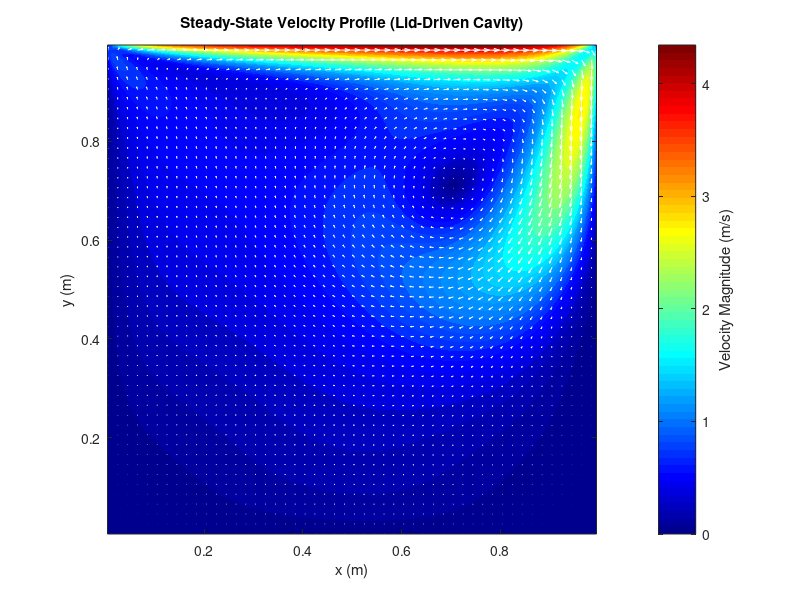
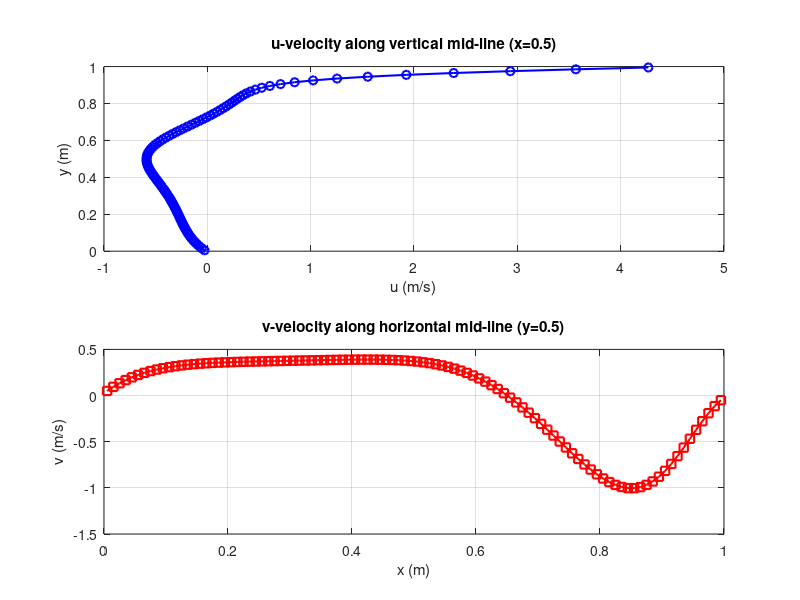

These charts were generated, in order, by the following MATLAB code:
clear; clc;
data = load('cavity_SIMPLE_omp.txt');

% Change grid size when they were altered in Fortran solver
nx = 100; ny = 100;

X = reshape(data(:, 1), nx, ny)';
Y = reshape(data(:, 2), nx, ny)';
U = reshape(data(:, 3), nx, ny)';
V = reshape(data(:, 4), nx, ny)';

% Calculate velocity magnitude: |V| = sqrt(u^2 + v^2)
VelMag = sqrt(U.^2 + V.^2);

% Plot 1: Velocity magnitude field 
figure('Color', 'w', 'Position', [100 100 800 600]);
contourf(X, Y, VelMag, 50, 'LineStyle', 'none');
colormap(jet);
cb = colorbar;
ylabel(cb, 'Velocity Magnitude (m/s)');
hold on;

% Add vectors for direction
skip = 2;
quiver(X(1:skip:end, 1:skip:end), Y(1:skip:end, 1:skip:end), ...
       U(1:skip:end, 1:skip:end), V(1:skip:end, 1:skip:end), 1.2, 'w');

title('Steady-State Velocity Profile (Lid-Driven Cavity)');
xlabel('x (m)'); ylabel('y (m)');
axis equal tight;

% Plot 2: Benchmark mid-line profiles
figure('Color', 'w', 'Position', [950 100 500 600]);

% U-velocity along vertical mid-line (x = 0.5)
subplot(2,1,1);
mid_x = round(nx/2);
plot(U(:, mid_x), Y(:, mid_x), 'b-o', 'LineWidth', 1.5);
grid on;
title('u-velocity along vertical mid-line (x=0.5)');
xlabel('u (m/s)'); ylabel('y (m)');

% V-velocity along horizontal mid-line (y = 0.5)
subplot(2,1,2);
mid_y = round(ny/2);
plot(X(mid_y, :), V(mid_y, :), 'r-s', 'LineWidth', 1.5);
grid on;
title('v-velocity along horizontal mid-line (y=0.5)');
xlabel('x (m)'); ylabel('v (m/s)');
